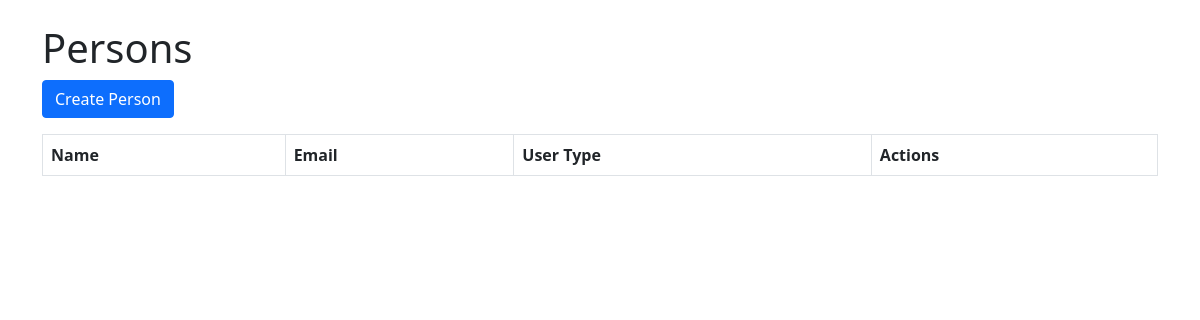
The page /persons/ (signed in) on the database as committed earlier.
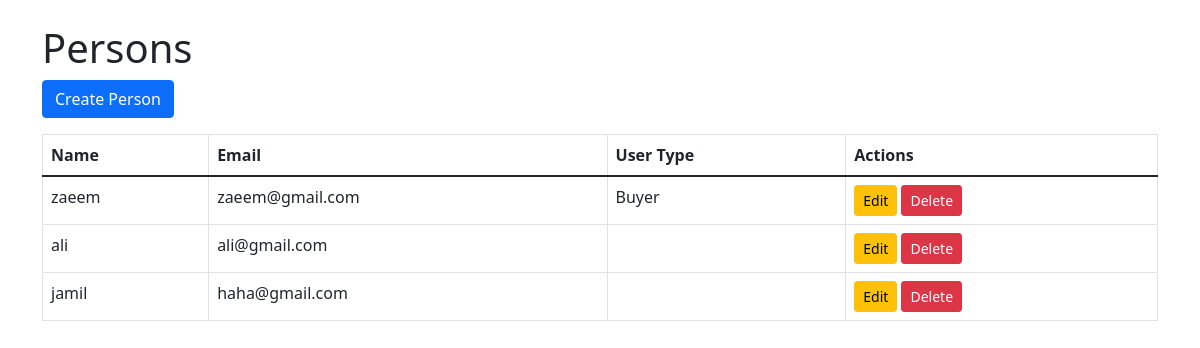
The same page on the database as committed later.
### home/models.py (models this page shows, shortened)
class Person(models.Model):
    USER_TYPE_CHOICES = [
        ('buyer', 'Buyer'),
        ('seller', 'Seller'),
    ]
    user_id = models.AutoField(primary_key=True)
    name = models.CharField(max_length=100)
    email = models.EmailField(unique=True)
    password = models.CharField(max_length=255)
    user_type = models.CharField(max_length=10, choices=USER_TYPE_CHOICES)
    verification_state = models.BooleanField(default=False)

### home/views.py (the view)
# urls.py: path('persons/', views.person_list, name='person_list'),
def person_list(request):
    if 'person_id' not in request.session:
        messages.error(request, "Please log in to access this page.")
        return redirect('login')
    persons = Person.objects.all()
    return render(request, 'home/person_list.html', {'persons': persons})

### home/templates/home/person_list.html (shortened to what this page needs)
<!DOCTYPE html>
<html lang="en">
<head>
    <link rel="stylesheet" href="https://cdn.jsdelivr.net/npm/bootstrap@5.1.3/dist/css/bootstrap.min.css">
</head>
<body>
    <div class="container mt-4">
        <h1>Persons</h1>
        <a href="{% url 'person_create' %}" class="btn btn-primary mb-3">Create Person</a>
        <table class="table table-bordered">
            <thead>
                <tr>
                    <th>Name</th>
                    <th>Email</th>
                    <th>User Type</th>
                    <th>Actions</th>
                </tr>
            </thead>
            <tbody>
                {% for person in persons %}
                <tr>
                    <td>{{ person.name }}</td>
                    <td>{{ person.email }}</td>
                    <td>{{ person.get_user_type_display }}</td>
                    <td>
                        <a href="{% url 'person_update' person.pk %}" class="btn btn-warning btn-sm">Edit</a>
                        <a href="{% url 'person_delete' person.pk %}" class="btn btn-danger btn-sm">Delete</a>
                    </td>
                </tr>
                {% endfor %}
            </tbody>
        </table>
    </div>
</body>
</html>

Rows that differ between the two databases and show on the page:
added Person: name "zaeem", email "zaeem@gmail.com", user_type "Buyer"
added Person: name "ali", email "ali@gmail.com"
added Person: name "jamil", email "haha@gmail.com"
